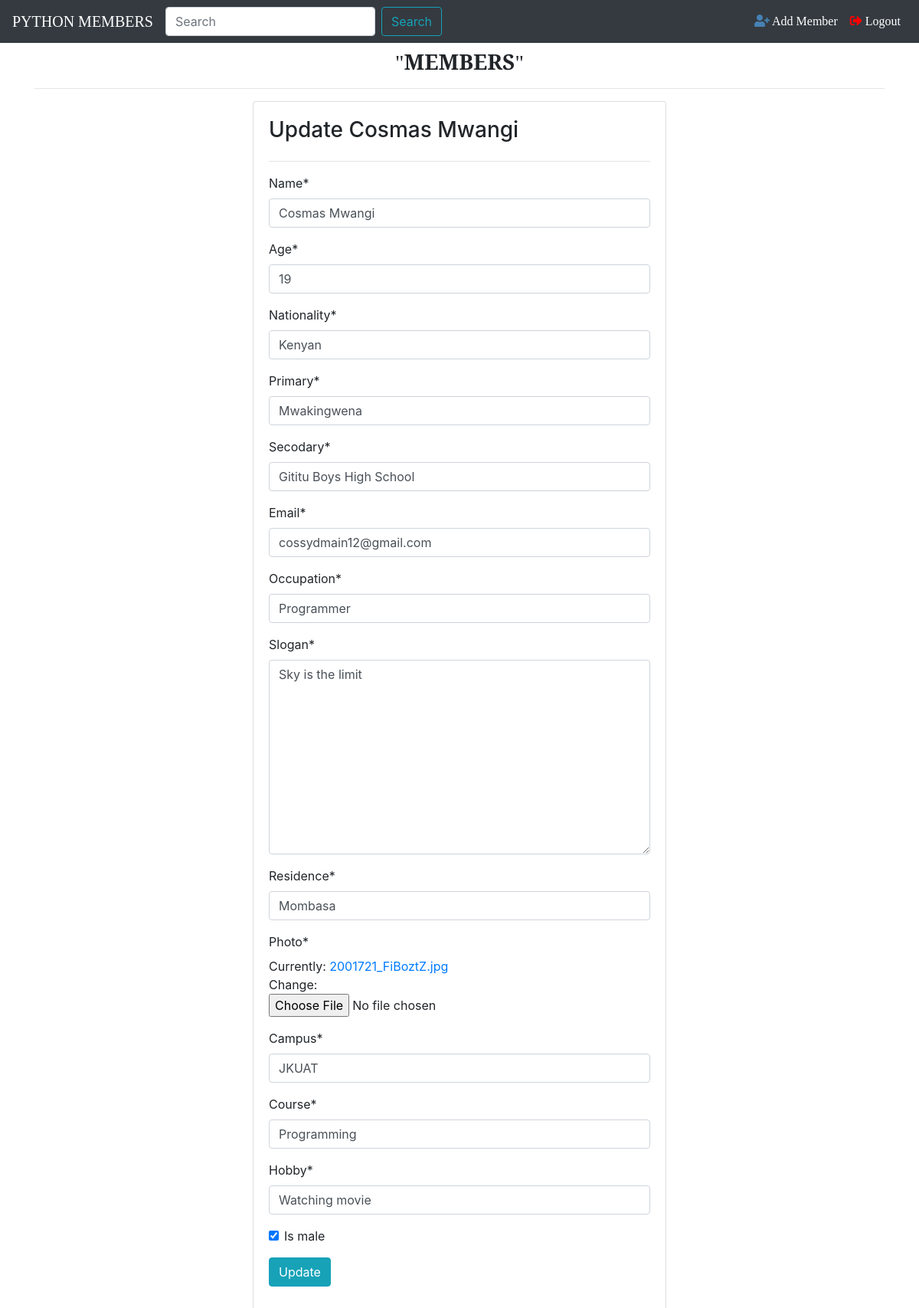
Page /7/update on the committed database.
### mango/models.py (models this page shows, shortened)
class Member(models.Model):
    name = models.CharField(max_length=40)
    age = models.IntegerField()
    nationality = models.CharField(max_length=40)
    primary = models.CharField(max_length=40)
    secodary = models.CharField(max_length=40)
    email = models.EmailField()
    occupation = models.CharField(max_length=40)
    slogan = models.TextField(max_length=50)
    residence = models.CharField(max_length=40)
    photo = models.ImageField()
    campus = models.CharField(max_length=50)
    course = models.CharField(max_length=35)
    hobby = models.CharField(max_length=30)
    is_male = models.BooleanField(default=True)

### mango/views.py (the view)
# urls.py: path('<int:pk>/update', views.MemberUpdateView.as_view(),name ='update-member'),
class MemberUpdateView(UpdateView):
    model = Member
    fields = '__all__'

### mango/templates/mango/member_form.html (shortened to what this page needs)
{% extends 'mango/base.html' %}
{% block content %}
{% load crispy_forms_tags%}
    <div class="row">
        <div class="col-sm-3"></div>
        <div class="col-sm-6">
            <div class="card card-body">
                <h3 class="text-capitalize">{% if object %} Update {{object.name}} {% else %} add Member {% endif %}</h3>
                <hr>
                <form method="post" enctype="multipart/form-data">
                    {{form|crispy}}
                    <div class="form-group">
                        <button type="submit" class="btn btn-info">{% if object %}Update{% else %}Submit{%endif%}</button>
                    </div>
                </form>
            </div>
        </div>
    </div>
{% endblock %}

### rows in the picture
Member: name "Cosmas Mwangi", age "19", nationality "Kenyan", primary "Mwakingwena", secodary "Gititu Boys High School", email "cossydmain12@gmail.com", occupation "Programmer", slogan "Sky is the limit", residence "Mombasa", campus "JKUAT", course "Programming", hobby "Watching movie", is_male "☑"
